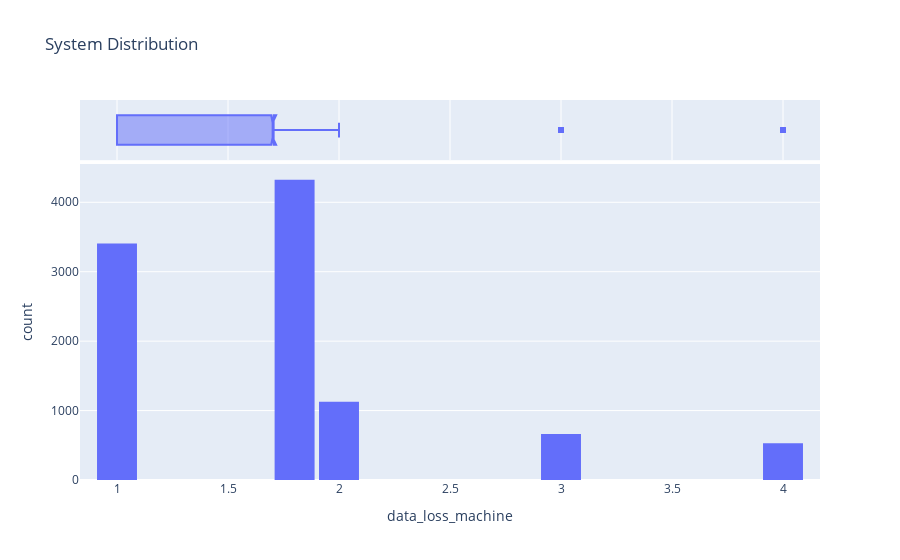

This figure's notebook cell:
### Code cell
fig = px.histogram(dataset, x='data_loss_machine', marginal='box', title='System Distribution')
fig.update_layout(bargap=0.1)
fig.show()

### Figure 1 — Plotly figure (JSON) as saved in the notebook; plotly's stock layout.template omitted (floating-point values rounded to 4 significant figures; data arrays with more than 128 entries replaced by an {"elided": "..."} marker saying what was removed)
{"data": [{"alignmentgroup": "True", "bingroup": "x", "hovertemplate": "data_loss_machine=%{x}<br>count=%{y}<extra></extra>", "legendgroup": "", "marker": {"color": "#636efa"}, "name": "", "offsetgroup": "", "orientation": "v", "showlegend": false, "type": "histogram", "x": {"elided": "10047 float values"}, "xaxis": "x", "yaxis": "y"}, {"alignmentgroup": "True", "hovertemplate": "data_loss_machine=%{x}<extra></extra>", "legendgroup": "", "marker": {"color": "#636efa"}, "name": "", "notched": true, "offsetgroup": "", "showlegend": false, "type": "box", "x": {"elided": "10047 float values"}, "xaxis": "x2", "yaxis": "y2"}], "layout": {"bargap": 0.1, "barmode": "relative", "legend": {"tracegroupgap": 0}, "title": {"text": "System Distribution"}, "xaxis": {"anchor": "y", "domain": [0, 1], "title": {"text": "data_loss_machine"}}, "xaxis2": {"anchor": "y2", "domain": [0, 1], "matches": "x", "showgrid": true, "showticklabels": false}, "yaxis": {"anchor": "x", "domain": [0, 0.8316], "title": {"text": "count"}}, "yaxis2": {"anchor": "x2", "domain": [0.8416, 1], "matches": "y2", "showgrid": false, "showline": false, "showticklabels": false, "ticks": ""}}}
